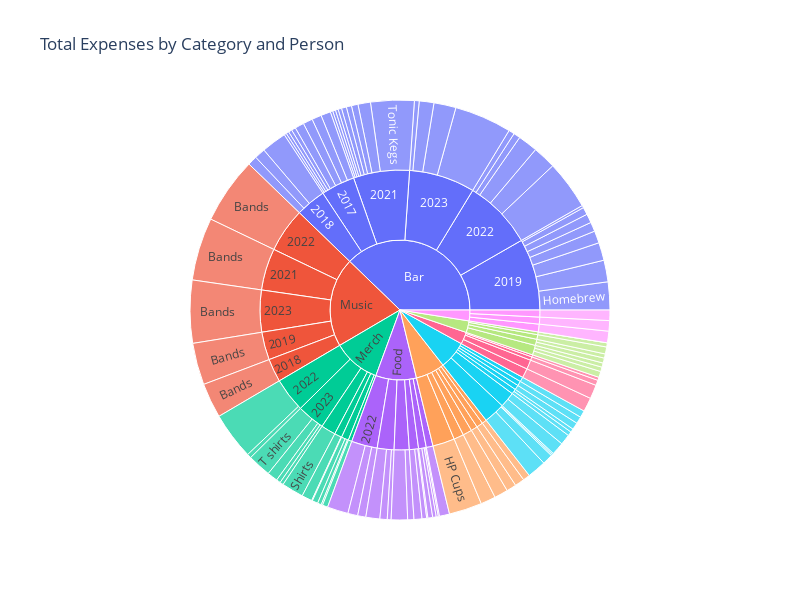

Notebook cell for this chart:
### Code cell
# plot a sunburst chart, with categories on the inside and expense on the outside
# add a hover over expense, to include the Expense and Amount

# unique id for each expense
df_copy = df.copy()
df_copy.reset_index(inplace=True)

# group and sort sums by Category and Name
df_cat_name_sum = df_copy.groupby(["Category", "Expense", "index"]).sum().reset_index()
df_cat_name_sum = df_cat_name_sum.sort_values("Amount", ascending=False)

# plot the chart
fig = px.sunburst(
    df_cat_name_sum,
    path=["Category", "Year", "Expense"],
    values="Amount",
    title="Total Expenses by Category and Person",
    hover_data=["Name", "Year"],
)

# update layout for better display
fig.update_layout(
    height=600,
    width=800,
    uniformtext=dict(minsize=12, mode="hide"),
)

# hover data
fig.update_traces(
    hovertemplate="<b>%{label}</b>: $%{value:.2f}<br><b>Name:</b> %{customdata[0]}<br><b>Year:</b> %{customdata[1]}"
)


fig.show()

### Figure 1 — Plotly figure (JSON) as saved in the notebook; plotly's stock layout.template omitted (floating-point values rounded to 4 significant figures; data arrays with more than 128 entries replaced by an {"elided": "..."} marker saying what was removed)
{"data": [{"branchvalues": "total", "customdata": {"elided": "158x2 mixed values"}, "domain": {"x": [0, 1], "y": [0, 1]}, "hovertemplate": "<b>%{label}</b>: $%{value:.2f}<br><b>Name:</b> %{customdata[0]}<br><b>Year:</b> %{customdata[1]}", "ids": {"elided": "158 str values"}, "labels": {"elided": "158 str values"}, "name": "", "parents": {"elided": "158 str values"}, "type": "sunburst", "values": {"elided": "158 float values"}}], "layout": {"height": 600, "legend": {"tracegroupgap": 0}, "title": {"text": "Total Expenses by Category and Person"}, "uniformtext": {"minsize": 12, "mode": "hide"}, "width": 800}}
